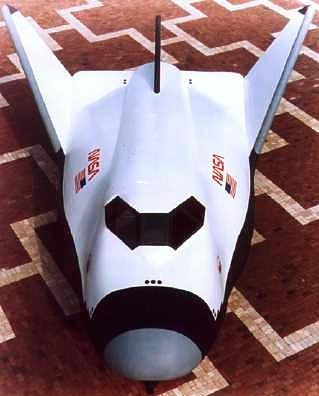
#> input picture ImageProcessing/Images/aeroplane.jpg, 319 x 396 px, found by its file name
$ python 04_ScikitLib.py
#> lines starting #> are read from the running program, lines starting #| are printed output that depends on the picture; after the words box and inside, x2 and y2 are one past the last pixel; in counts of white or black regions, pixels touching at a corner belong together; long printed decimals are rounded
# pip install scikit-image
from skimage import io, img_as_float, img_as_ubyte
from skimage.transform import rescale,resize,downscale_local_mean
from skimage.filters import roberts, sobel, scharr, prewitt
from matplotlib import pyplot as plt
import numpy as np

# read image using scikit
img = io.imread("ImageProcessing/Images/aeroplane.jpg")
#> img is the input picture: shape (396, 319, 3); mean R, G, B 138.6, 113.7, 120.4
print("type read image:", type(img)) # numpy ndarray
#| type read image: <class 'numpy.ndarray'>
print("(width, height, channels):", img.shape) # tuple of (width,height,channels)
#| (width, height, channels): (396, 319, 3)

"""
plt.imshow(img)
plt.colorbar()
plt.show()
"""
float_img = img_as_float(img)
print("float_img first pixel:", float_img[0,0,:])
#| float_img first pixel: [1.         0.7765 0.7333]
ubyte_img = img_as_ubyte(float_img)
print("utype_img first pixel:", ubyte_img[0,0,:])
#| utype_img first pixel: [255 198 187]

print("float_img datatype:", float_img.dtype)
#| float_img datatype: float64
print("utype_img datatype:", ubyte_img.dtype)
#| utype_img datatype: uint8

# scikit gray image
gray_img = io.imread("ImageProcessing/Images/aeroplane.jpg", as_gray=True)
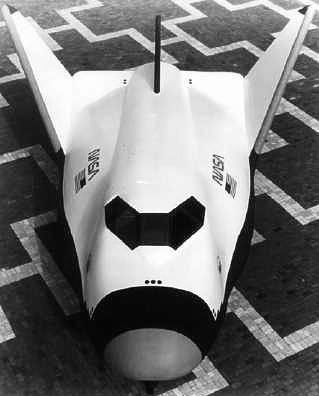
#> gray_img: shape (396, 319) float64; min 0.00113, max 1, mean 0.468
print("gray_img[0,0] = ", gray_img[0,0])
#| gray_img[0,0] =  0.8209

mean_gray = gray_img.mean()
#> mean_gray = 0.468
max_value = gray_img.max()
#> max_value = 1
min_value = gray_img.min()
#> min_value = 0.00113

print("Min, Max, and Mean:", min_value, max_value, mean_gray)
#| Min, Max, and Mean: 0.001131 1.0 0.4685

# flip LR ,need numpy
flipped_LR = np.fliplr(gray_img)
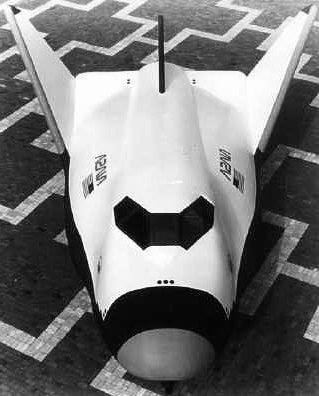
#> flipped_LR: shape (396, 319) float64; min 0.00113, max 1, mean 0.468
flipped_UD = np.flipud(gray_img)
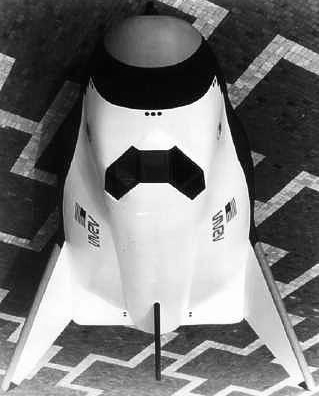
#> flipped_UD: shape (396, 319) float64; min 0.00113, max 1, mean 0.468

# plotting sub-plots
"""
fig, ax = plt.subplots()
ax.imshow(gray_img)
plt.show()
"""
fig, ax = plt.subplots(2,2)
ax[0,0].imshow(img)
ax[0,0].set_title('RGB')
ax[0,1].imshow(gray_img, cmap="Greys") # change color map
ax[0,1].set_title('Gray')
ax[1,0].imshow(flipped_LR, cmap="Reds")
ax[1,0].set_title('Flip LR')
ax[1,1].imshow(flipped_UD, cmap= "hsv")
ax[1,1].set_title('Flip UD')

plt.tight_layout()  # plt.tight_layout(pad=0.4, w_pad=0.5, h_pad=1.0)
plt.show()

# rescaling an image
rescaled_img = rescale(gray_img,1.0/4.0,anti_aliasing=True)
resized_img = resize(gray_img,(200,200))
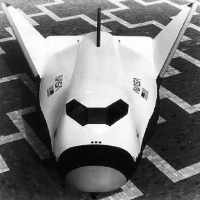
#> resized_img: shape (200, 200) float64; min 0.0135, max 0.998, mean 0.469
downscaled_img = downscale_local_mean(gray_img,(4,3))
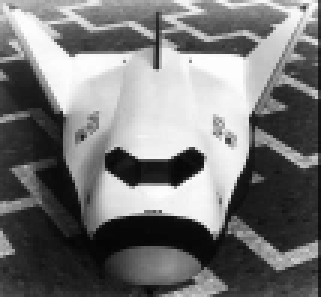
#> downscaled_img: shape (99, 107) float64 (shown 3 times larger); min 0.0223, max 0.998, mean 0.466

plt.imshow(downscaled_img)
plt.show()

# skimage.filters : Edge detection
# roberts, sobel, scharr, prewitt
edge_roberts = roberts(gray_img)
edge_sobel = sobel(gray_img)
edge_scharr = scharr(gray_img)
edge_prewitt = prewitt(gray_img)

# noise reduction, gradient calculation, edge detection and tracking
from skimage.feature import canny
edge_canny = canny(gray_img, 1.5) # bigger sigma fewer edges
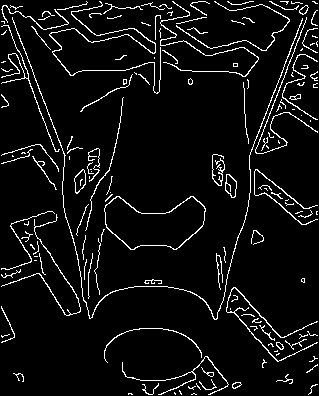
#> edge_canny: shape (396, 319) bool; 6.2% white in thin lines or dots

fig, ax = plt.subplots(nrows=2, ncols=3, sharex=True, sharey=True,figsize=(8,8))
axe = ax.ravel()
axe[0].imshow(gray_img)
axe[0].set_title("Original Image")
axe[1].imshow(edge_roberts)
axe[1].set_title("Robert Edge Detection")
axe[2].imshow(edge_sobel)
axe[2].set_title("Sobel Edge Detection")
axe[3].imshow(edge_scharr)
axe[3].set_title("Scharr Edge Detection")
axe[4].imshow(edge_prewitt)
axe[4].set_title("Prewitt Edge Detection")
axe[5].imshow(edge_canny)
axe[5].set_title("Canny Edge Detection")
plt.show()

# deconvolution overcomes light spread using point spread function psf
from skimage import restoration

psf = np.ones((3,3))/9
deconvolved, _ = restoration.unsupervised_wiener(gray_img,psf)
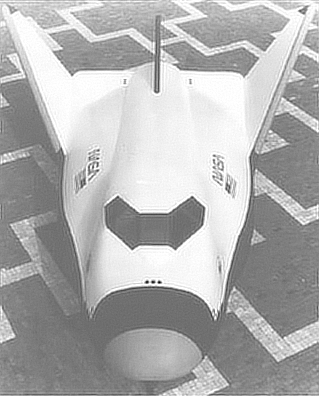
#> deconvolved: shape (396, 319) float64; min -0.721, max 1, mean 0.467; drawn with min black and max white
plt.imsave("ImageProcessing/Images/aeroplane_deconvolved.jpg",deconvolved,cmap="gray")

$ run again, with ImageProcessing/Images/balloons1.JPG copied over ImageProcessing/Images/aeroplane.jpg
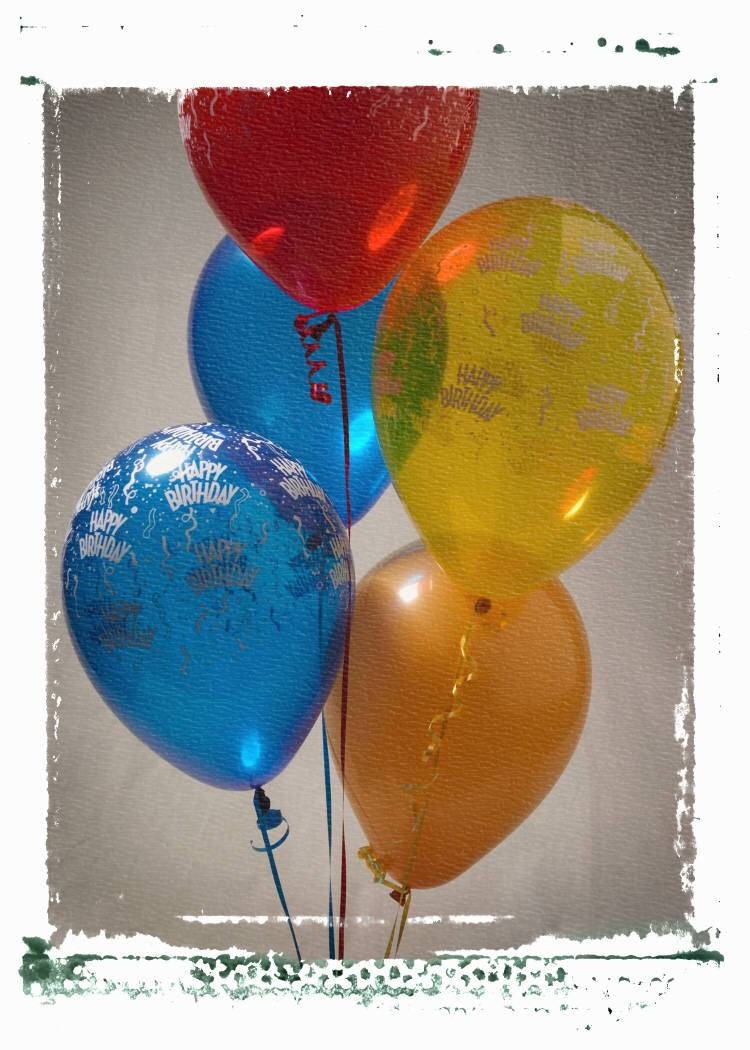
#> input picture ImageProcessing/Images/balloons1.JPG, 750 x 1050 px, found by its file name
#> img is the input picture: shape (1050, 750, 3); mean R, G, B 163.8, 154.9, 142.3
#| type read image: <class 'numpy.ndarray'>
#| (width, height, channels): (1050, 750, 3)
#| float_img first pixel: [0.9882 0.9882 0.9882]
#| utype_img first pixel: [252 252 252]
#| float_img datatype: float64
#| utype_img datatype: uint8
#| gray_img[0,0] =  0.9882
#> mean_gray = 0.611
#> max_value = 1
#> min_value = 0
#| Min, Max, and Mean: 0.0 1.0 0.6113
#> `edge_canny = canny(gray_img, 1.5)`:
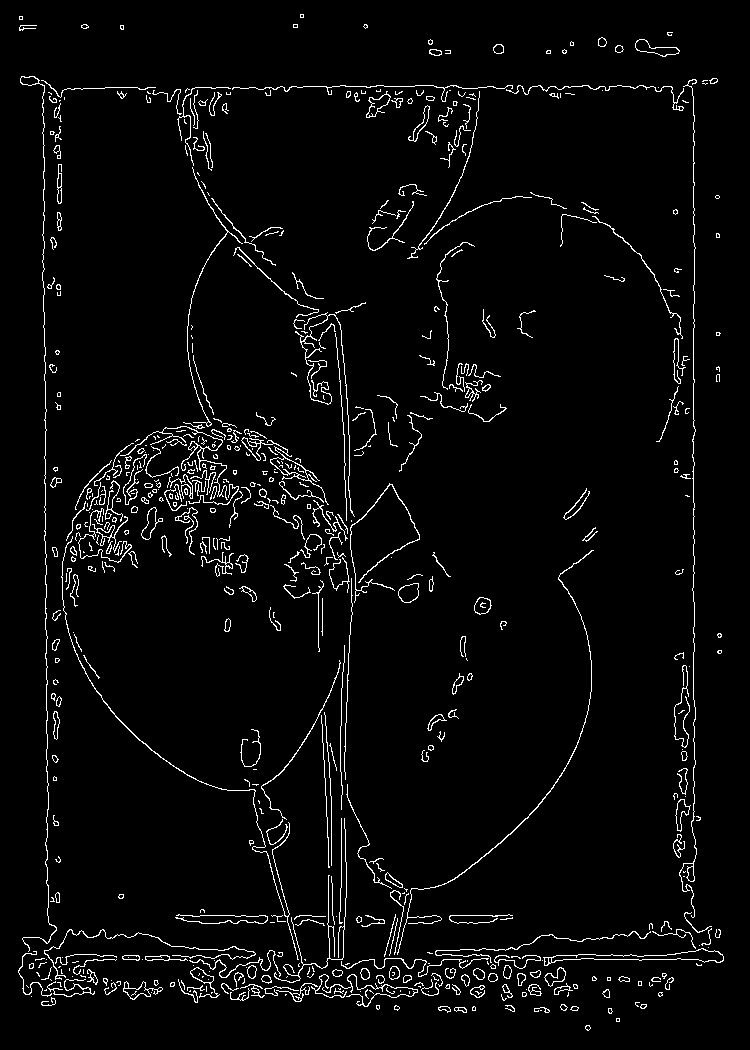
#> edge_canny: shape (1050, 750) bool; 3.6% white in thin lines or dots
#> `deconvolved, _ = restoration.unsupervised_wiener(gray_img,psf)`:
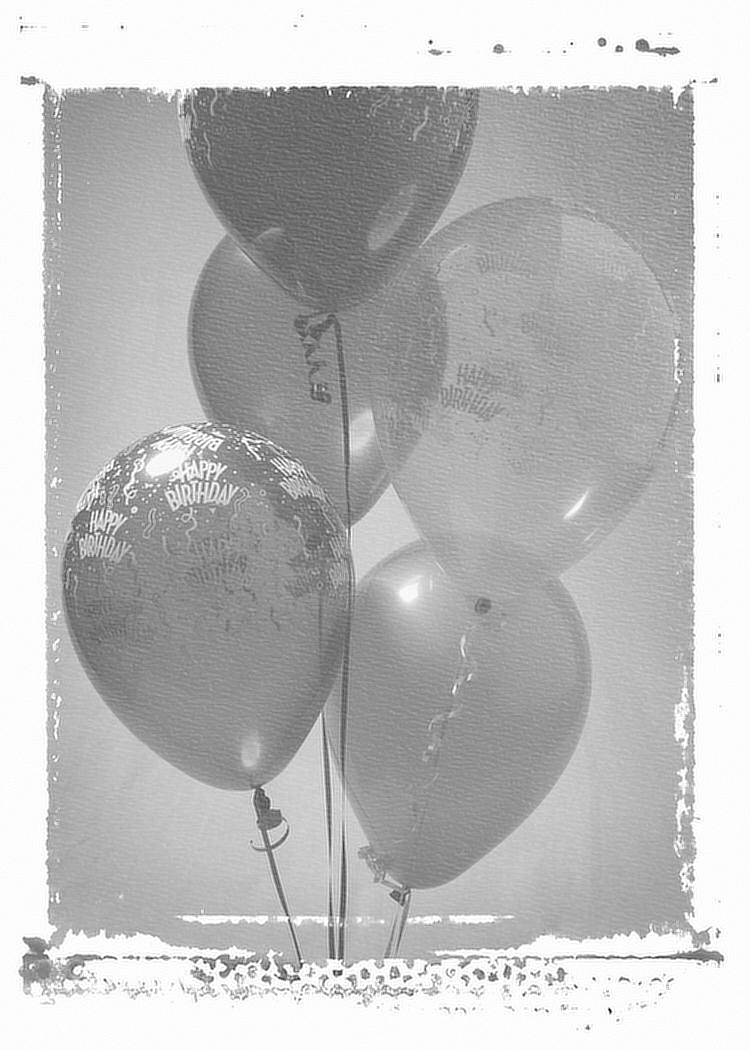
#> deconvolved: shape (1050, 750) float64; min -0.476, max 1, mean 0.61; drawn with min black and max white

$ run again, with ImageProcessing/Images/balloons2.JPG copied over ImageProcessing/Images/aeroplane.jpg
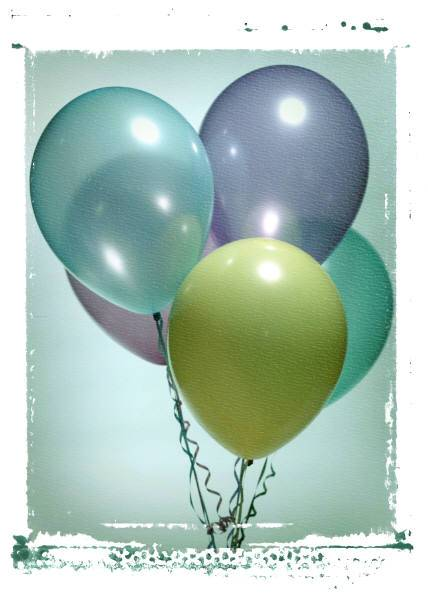
#> input picture ImageProcessing/Images/balloons2.JPG, 428 x 600 px, found by its file name
#> img is the input picture: shape (600, 428, 3); mean R, G, B 175.6, 197.7, 188.1
#| type read image: <class 'numpy.ndarray'>
#| (width, height, channels): (600, 428, 3)
#| float_img first pixel: [1. 1. 1.]
#| utype_img first pixel: [255 255 255]
#| float_img datatype: float64
#| utype_img datatype: uint8
#| gray_img[0,0] =  1.0
#> mean_gray = 0.754
#> max_value = 1
#> min_value = 0.0303
#| Min, Max, and Mean: 0.0303 1.0 0.7542
#> `edge_canny = canny(gray_img, 1.5)`:
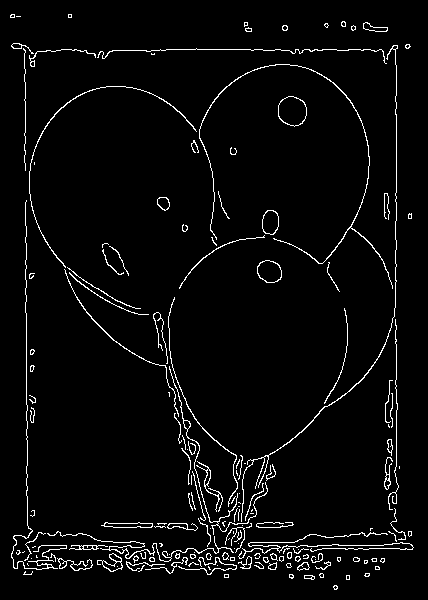
#> edge_canny: shape (600, 428) bool; 3.7% white in thin lines or dots
#> `deconvolved, _ = restoration.unsupervised_wiener(gray_img,psf)`:
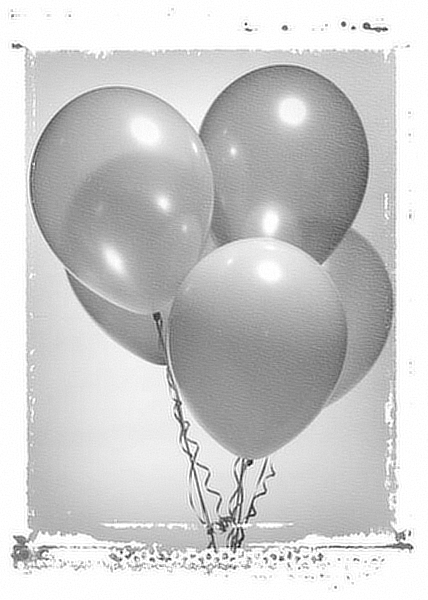
#> deconvolved: shape (600, 428) float64; min -0.247, max 1, mean 0.752; drawn with min black and max white

$ run again, with ImageProcessing/Images/candle1.JPG copied over ImageProcessing/Images/aeroplane.jpg
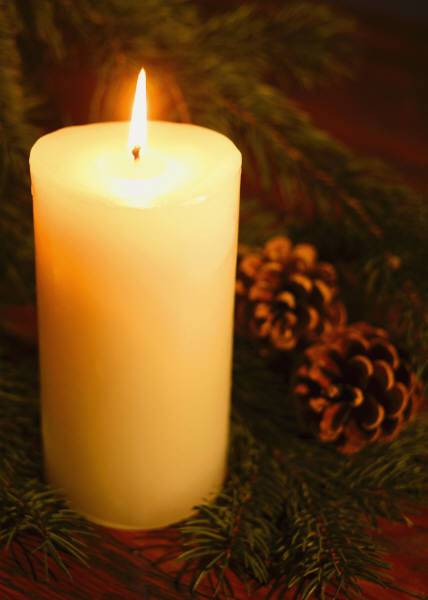
#> input picture ImageProcessing/Images/candle1.JPG, 428 x 600 px, found by its file name
#> img is the input picture: shape (600, 428, 3); mean R, G, B 107.1, 70.5, 29.1
#| type read image: <class 'numpy.ndarray'>
#| (width, height, channels): (600, 428, 3)
#| float_img first pixel: [0.2824 0.1843 0.02745]
#| utype_img first pixel: [72 47  7]
#| float_img datatype: float64
#| utype_img datatype: uint8
#| gray_img[0,0] =  0.1938
#> mean_gray = 0.295
#> max_value = 0.99
#> min_value = 0.00667
#| Min, Max, and Mean: 0.006667 0.9898 0.2953
#> edge_canny: shape (600, 428) bool; 2.1% white in thin lines or dots, all inside (x1, y1, x2, y2) = (6, 69, 426, 599)
#> `deconvolved, _ = restoration.unsupervised_wiener(gray_img,psf)`:
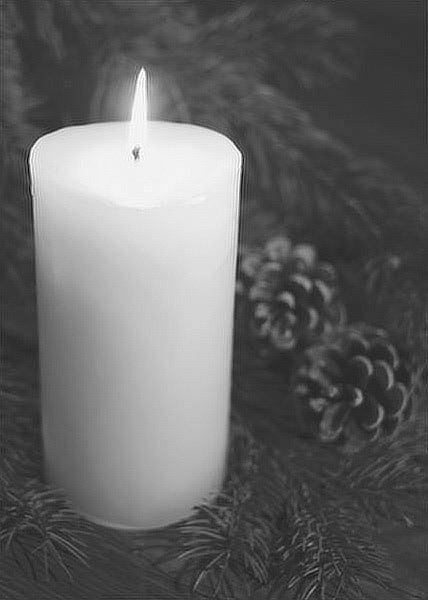
#> deconvolved: shape (600, 428) float64; min -0.167, max 1, mean 0.295; drawn with min black and max white
